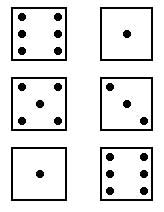
#> input picture Grace/dice.jpg, 164 x 212 px, given in place of the camera
$ python cameraTestwithColor.py   (older library calls are emulated)
#> lines starting #> are read from the running program, lines starting #| are printed output that depends on the picture; after the words box and inside, x2 and y2 are one past the last pixel; in counts of white or black regions, pixels touching at a corner belong together
##### BGR NOT RGB #####

import numpy as np
import cv2

cap = cv2.VideoCapture(0)

# define the list of boundaries
boundaries = [
	([120, 200, 90], [210, 255, 135]),  #GREEN in hotel room
    ([130,120,200], [255,210,255]) #RED in hotel room
]

KNOWN_DISTANCE = 29.0 #inches
KNOWN_WIDTH = 9.54 #inches
PIXELS = 169
FOCAL_LENGTH = 513.7

def distance_to_camera(knownWidth, focalLength, perWidth):
    return(knownWidth * focalLength) / perWidth


while(True):
    # Capture frame-by-frame
    ret, frame = cap.read()
#> frame is the input picture: shape (212, 164, 3); min 0, max 255, mean 227.7

    # Our operations on the frame come here
    #gray = cv2.cvtColor(frame, cv2.COLOR_BGR2GRAY)

    # create NumPy arrays from the boundaries
    lower = np.array([130,120,210], dtype = "uint8")
    upper = np.array([255,230,255], dtype = "uint8")

    # find the colors within the specified boundaries and apply
    # the mask
    mask = cv2.inRange(frame, lower, upper)
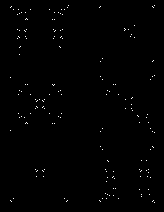
#> mask: shape (212, 164); 0.56% white in thin lines or dots, all inside (x1, y1, x2, y2) = (10, 5, 155, 203)
    output = cv2.bitwise_and(frame, frame, mask = mask)

    #trying to blur the image to remove some noise
    blur = cv2.GaussianBlur(mask, (5,5), 0)
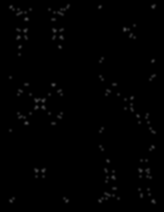
#> blur: shape (212, 164); min 0, max 72, mean 1.4
    cv2.imshow("Blur", blur)

    #try to find edges of object with contours
    ret2, thresh = cv2.threshold(blur, 200, 255, cv2.THRESH_BINARY)
#> thresh: shape (212, 164); every value is 0
    im2, contours, hierarchy = cv2.findContours(thresh, cv2.RETR_TREE, cv2.CHAIN_APPROX_SIMPLE)
#> contours = []


    #attempt to find largest contour
    areaArray = []
    for i, c in enumerate(contours):
        area = cv2.contourArea(c)
        areaArray.append(area)
        areaLargest = np.argmax(areaArray)
        areaLargestMax = max(areaArray)
        areaLargestCnt = contours[areaLargest]
        x, y, w, h = cv2.boundingRect(areaLargestCnt)
        if area == areaLargestMax and area > 100:
            im2 = cv2.drawContours(frame, contours, i, (0,255,0), 3)
            cv2.rectangle(frame, (x, y), (x+w, y+h), (0,255,0), 2)
            centerx = x+(w/2)
            centery = y+(h/2)
            center = [centerx, centery]
            distance = distance_to_camera(KNOWN_WIDTH, FOCAL_LENGTH, w)
            #print(w)
            print(distance)
#> this loop made 0 passes
#> after the loop, areaArray = []
    cv2.imshow("Contours", im2)


    # Display the resulting frame
    #cv2.imshow("frame",frame)
     # show the images
    cv2.imshow("images", np.hstack([frame, output]))
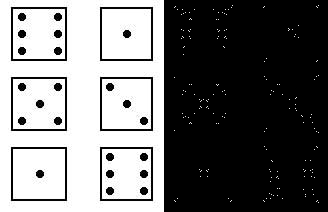
#> window 'images': shape (212, 328, 3); min 0, max 255, mean 114.5
    cv2.imshow("mask", mask)


    if cv2.waitKey(1) & 0xFF == ord('q'):
#> (key q is pressed here)
        break

# When everything done, release the capture
cap.release()
cv2.destroyAllWindows()
